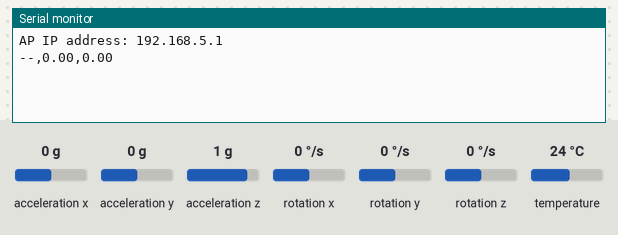
Simulated run of this sketch. Board: ESP32. Shown: the last lines printed to the serial monitor. Inputs (shaded band) come from the test bench; at power-on: acceleration x 0 g, acceleration y 0 g, acceleration z 1 g, rotation x 0 °/s, rotation y 0 °/s, rotation z 0 °/s, temperature 24 °C. WiFi joins after 1.5 s; servers stay silent unless stated.

Above: at 7.6 s.
7.7 s: acceleration x set to -1.4 g
At 9.0 s:
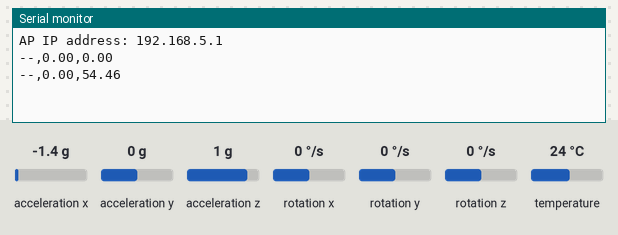
9.2 s: acceleration y set to -1.4 g
At 10.6 s:
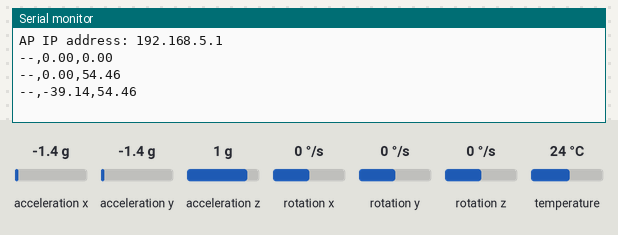
10.7 s: acceleration z set to -1.4 g
At 12.5 s:
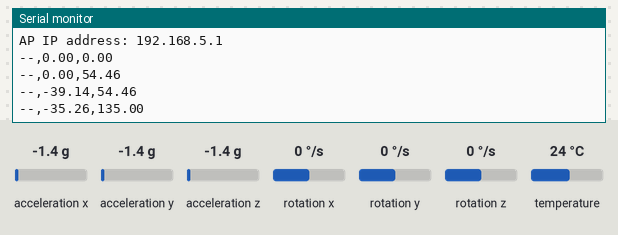
Timing chart, 0 to 14.0 s (numbered marks = the images above; inputs shaded):
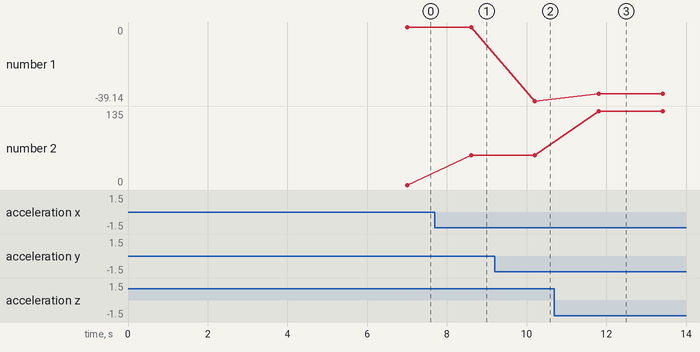

The sketch:

IMU2.ino
```cpp
#include <WiFi.h>
#include <HTTPClient.h>
#include <Wire.h>
#include <Adafruit_Sensor.h>
#include <Adafruit_MPU6050.h>
#include <AsyncTCP.h>
#include <ESPAsyncWebServer.h>

const char* ssid = "Axi Wifi";
const char* password = "2022270124";

const char* serverNameAccl = "http://192.168.4.1/accelerometer";
const char* serverNameGyro = "http://192.168.4.1/gyroscope";
const char* serverNameAttl = "http://192.168.4.1/attitude";

const char* ssid2 = "Axi Wifi Display";
const char* password2 = "18301030091";

float ax_offset = 0, ay_offset = 0;
float rad2deg = 57.29578;
float roll, pitch;
float rawpitch, rawroll; // 新添加的变量

String accelerometer;
String gyroscope;
String attitude;
String selfaccelerometer;
String selfgyroscope;
String selfattitude;

unsigned long previousMillis = 0;
const long interval = 1000;

Adafruit_MPU6050 mpu;
AsyncWebServer server(80); // 将server定义为全局变量

void setup() {
  Serial.begin(115200);

  WiFi.begin(ssid, password);

  while (WiFi.status() != WL_CONNECTED) {
    delay(1000);
  }

  IPAddress local_ip1(192, 168, 5, 1);   // 设备2的SoftAP IP地址
  IPAddress gateway1(192, 168, 5, 1);    // 网关地址
  IPAddress subnet1(255, 255, 255, 0);   // 子网掩码

  WiFi.softAPConfig(local_ip1, gateway1, subnet1);
  WiFi.softAP(ssid2, password2);
  IPAddress IP = WiFi.softAPIP();
  Serial.print("AP IP address: ");
  Serial.println(IP);

  if (!mpu.begin()) {
    while (1);
  }

  mpu.setAccelerometerRange(MPU6050_RANGE_2_G);
  mpu.setGyroRange(MPU6050_RANGE_250_DEG);
  mpu.setFilterBandwidth(MPU6050_BAND_21_HZ);

  server.on("/data", HTTP_GET, [](AsyncWebServerRequest *request) {
  String response = attitude + "," + selfattitude;
  request->send(200, "text/plain", response);
});
  // Calibration
  for (int i = 0; i < 2000; i++) {
    sensors_event_t a, g, temp;
    mpu.getEvent(&a, &g, &temp);
    ax_offset += a.acceleration.x;
    ay_offset += a.acceleration.y;
  }
  ax_offset /= 2000;
  ay_offset /= 2000;

  server.begin();
}

void loop() {
  unsigned long currentMillis = millis();
  if(currentMillis - previousMillis >= interval) {
    if(WiFi.status() == WL_CONNECTED) {
      accelerometer = httpGETRequest(serverNameAccl);
      gyroscope = httpGETRequest(serverNameGyro);
      attitude = httpGETRequest(serverNameAttl);

      sensors_event_t accel, gyro, temp;
      mpu.getEvent(&accel, &gyro, &temp);
      selfaccelerometer = String(accel.acceleration.x) + "," + String(accel.acceleration.y) + "," + String(accel.acceleration.z);
      selfgyroscope = String(gyro.gyro.x) + "," + String(gyro.gyro.y) + "," + String(gyro.gyro.z);
      rawpitch = atan2(accel.acceleration.y, sqrt(accel.acceleration.x * accel.acceleration.x + accel.acceleration.z * accel.acceleration.z));
      rawroll = atan2(-accel.acceleration.x, accel.acceleration.z);
      pitch = rawpitch * rad2deg;
      roll = rawroll * rad2deg;
      selfattitude =  String(pitch) + "," + String(roll);

      // Update sensor data for accelerometer and gyroscope
      float accelX = accel.acceleration.x;
      float accelY = accel.acceleration.y;
      float accelZ = accel.acceleration.z;

      float gyroX = gyro.gyro.x;
      float gyroY = gyro.gyro.y;
      float gyroZ = gyro.gyro.z;

      // Serial.println(accelerometer+"," + gyroscope+ "," + attitude+ "," + selfaccelerometer+ "," + selfgyroscope + ","+ selfattitude );
      Serial.println( attitude + "," + selfattitude );
      previousMillis = currentMillis;

      // String dataToSend = accelerometer + "," + gyroscope + "," + attitude + "," + selfaccelerometer + "," + selfgyroscope + "," + selfattitude;
      String dataToSend =attitude + "," + selfattitude;
    } else {
      Serial.println("WiFi Disconnected");
    }

    delay(1000);
  }
}

String httpGETRequest(const char* serverName) {
  WiFiClient client;
  HTTPClient http;

  http.begin(client, serverName);

  int httpResponseCode = http.GET();

  String payload = "--";

  if (httpResponseCode > 0) {
    payload = http.getString();
  }

  http.end();

  return payload;
}
```

Measured:
- after the input at 7.7 s, the serial monitor: prints a new line after 0.91 s (image 1)
- after the input at 9.2 s, the serial monitor: prints a new line after 1.0 s (image 2)
- after the input at 10.7 s, the serial monitor: prints a new line after 1.1 s (image 3)
- plotted number 1: 0 → -39.14 after the input at 9.2 s, -39.14 → -35.26 after the input at 10.7 s
- plotted number 2: 0 → 54.46 after the input at 7.7 s, 54.46 → 135 after the input at 10.7 s
